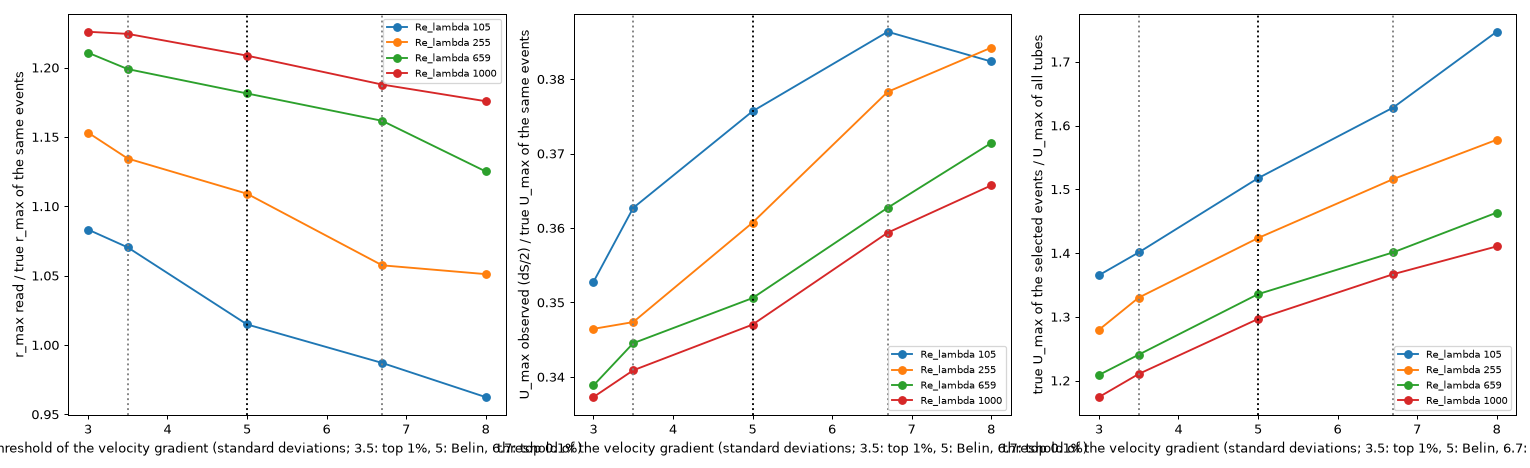

Reproduce this figure in Python.
"""belin_threshold_series.py  v01  How the threshold of the detection changes what a wire reads, with the wire-and-tube model fitted to Belin et al. as the surrogate: the events above a threshold of the velocity derivative, in units of its standard deviation
(Belin: 5 sigma, area 2.6e-3; Mouri et al.: 3.5 sigma = the top 1%, 6-6.7 sigma = the top 0.1%, read from their Fig. 2), against the true tubes of the same events.
Output  per Reynolds number and threshold: the radius as read (half the extrema spacing) over the true radius of the same events, and the swirl observed (the half swing dS/2), Belin's rule (dS / (2 x 0.14)) and the swirl with the actual alpha over the true swirl;
        belin_threshold_series.png (ratios against the threshold, one line a Re_lambda) and belin_threshold_series.json.
Limits  the wire is the one of Belin et al. (resolution 0.2-3 eta, no smoothing of the signal) and the cut acts on the peak velocity gradient, whereas Mouri et al. cut on velocity increments over a separation and smooth the signal;
        so the ratios are a surrogate for the other two estimates, not their correction.  Re_lambda above 700 is outside the range of the worms of Belin et al.
Usage:  python belin_threshold_series.py [--params 7.29 0.58 2.58 0.38] [--n 40000]

Versions  M01 m01.v01 (2026-11-13): first version.
"""
import argparse
import json
import os
import sys

import matplotlib
matplotlib.use("Agg")
import matplotlib.pyplot as plt
import numpy as np

HERE = os.path.dirname(os.path.abspath(__file__))
sys.path.insert(0, HERE)
import chord_belin_sens as cs         # noqa: E402
import chord_belin_sens_fit as sf     # noqa: E402

CUTS = (3.0, 3.5, 5.0, 6.7, 8.0)
RE_LIST = (105, 255, 659, 1000)


def main():
    ap = argparse.ArgumentParser()
    ap.add_argument("--params", type=float, nargs=4, default=[7.29, 0.58, 2.58, 0.38])
    ap.add_argument("--n", type=int, default=40000)
    args = ap.parse_args()
    cfg = sf.config(np.log(np.array(args.params)))
    out = []
    for Rl in RE_LIST:
        for cut in CUTS:
            cs.cbv.CUT = cut
            res = cs.run(Rl, cfg, args.n, 11)
            w, rd, k = res["w"], res["rd"], res["kept"]
            if rd.sum() < 200:
                continue
            sin_a = np.abs(res["sin_w"])
            q = lambda v, ww: cs.wquantile(v, ww, 0.5)                                    # noqa: E731
            row = dict(Re_lambda=Rl, cut_sigma=cut, share_selected=float(w[k].sum() / w.sum()), r_read=q(res["r_read"][rd], w[rd]), r_true=q(res["r"][rd], w[rd]), r_population=q(res["r"], np.ones_like(w)),
                       U_true=q(res["umax"][rd], w[rd]), U_observed=q(res["amp"][rd], w[rd]), U_belin=q(res["amp"][rd] / cs.SIN_BELIN, w[rd]), U_actual=q(res["amp"][rd] / sin_a[rd], w[rd]), U_population=q(res["umax"], np.ones_like(w)))
            out.append(row)
            print("Re_lambda %4d cut %.1f sigma: selected %.3f of the crossings; r read/true %.2f (true %.2f, population %.2f); U observed/true %.2f, Belin/true %.2f, actual alpha/true %.2f; true/population U %.2f" %
                  (Rl, cut, row["share_selected"], row["r_read"] / row["r_true"], row["r_true"], row["r_population"], row["U_observed"] / row["U_true"], row["U_belin"] / row["U_true"], row["U_actual"] / row["U_true"], row["U_true"] / row["U_population"]), flush=True)
    cs.cbv.CUT = 5.0
    with open(os.path.join(HERE, "belin_threshold_series.json"), "w") as f:
        json.dump(out, f, indent=1)
    fig, ax = plt.subplots(1, 3, figsize=(17, 5.2))
    for Rl in RE_LIST:
        rows = [r for r in out if r["Re_lambda"] == Rl]
        c = [r["cut_sigma"] for r in rows]
        ax[0].plot(c, [r["r_read"] / r["r_true"] for r in rows], "o-", label="Re_lambda %d" % Rl)
        ax[1].plot(c, [r["U_observed"] / r["U_true"] for r in rows], "o-", label="Re_lambda %d" % Rl)
        ax[2].plot(c, [r["U_true"] / r["U_population"] for r in rows], "o-", label="Re_lambda %d" % Rl)
    ax[0].set_ylabel("r_max read / true r_max of the same events")
    ax[1].set_ylabel("U_max observed (dS/2) / true U_max of the same events")
    ax[2].set_ylabel("true U_max of the selected events / U_max of all tubes")
    for a in ax:
        a.axvline(3.5, color="gray", ls=":")
        a.axvline(5.0, color="k", ls=":")
        a.axvline(6.7, color="gray", ls=":")
        a.set_xlabel("threshold of the velocity gradient (standard deviations; 3.5: top 1%, 5: Belin, 6.7: top 0.1%)")
        a.legend(fontsize=8)
    fig.tight_layout()
    fig.savefig(os.path.join(HERE, "belin_threshold_series.png"), dpi=90)


if __name__ == "__main__":
    main()
